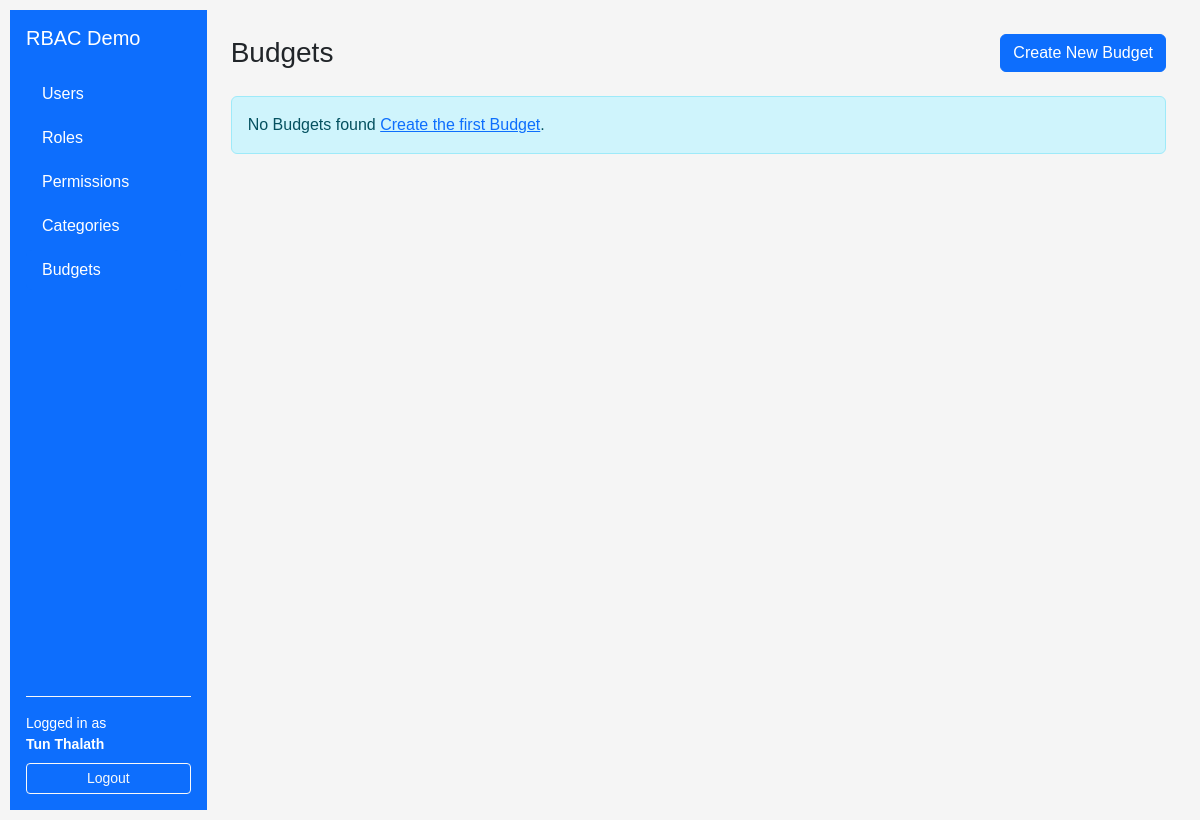
The page /budgets/ (signed in) on the database as committed earlier.
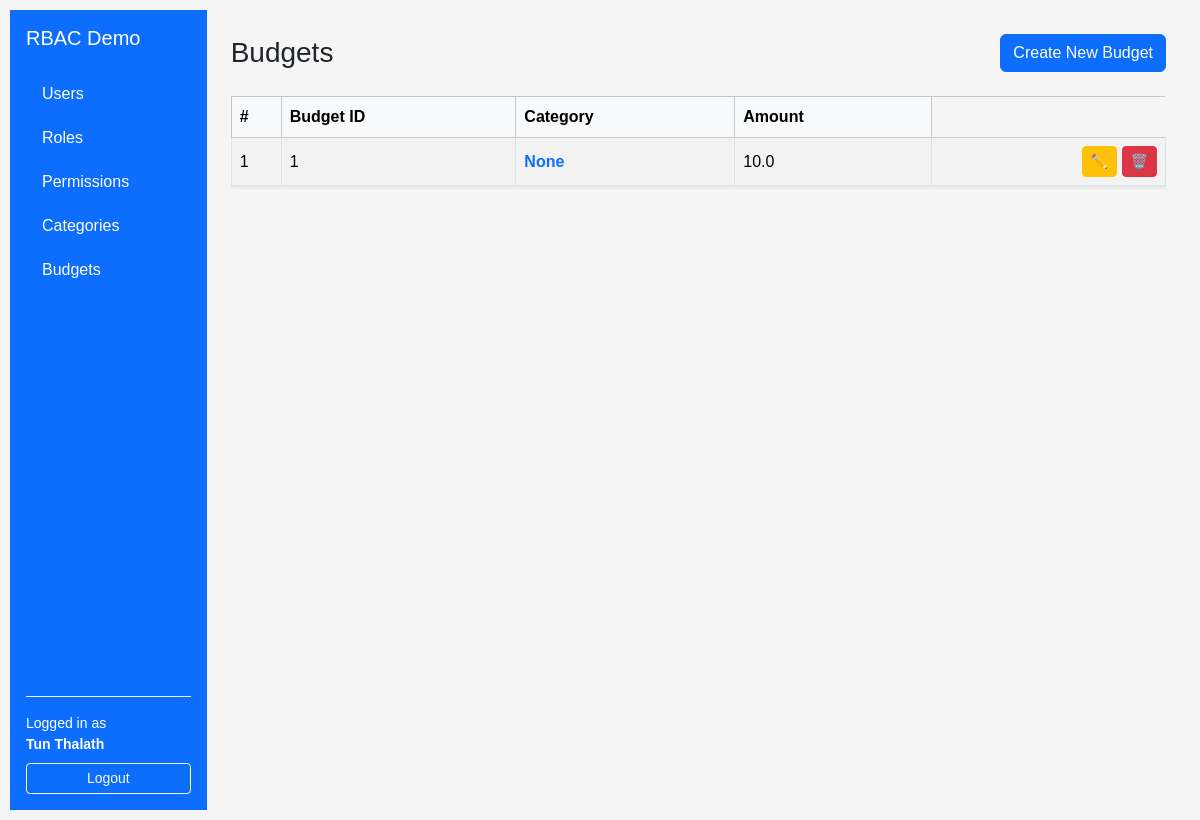
The same page on the database as committed later.
### app/models/expense_budget.py (models this page shows)
class Budget(db.Model):
    __tablename__ = "budgets"
    id = db.Column(db.Integer, primary_key=True)
    category_id = db.Column(db.Integer, db.ForeignKey("categories.id"))
    amount = db.Column(db.Float, nullable=False)
    categories = db.relationship("Category", secondary=cb, back_populates="budgets")

### app/routes/budget_routes.py (the view)
@budget_bp.route("/")
@login_required
def index():
    budgets = BS.get_all_budget()
    return render_template("budgets/index.html", budgets=budgets)

### app/services/budget_service.py (called while the page is built)
    @staticmethod
    def get_all_budget() -> List[Budget]:
        return Budget.query.order_by(Budget.id.desc()).all()

### app/templates/budgets/index.html (shortened to what this page needs)
{% extends "layouts/base.html" %}
{% block content %}
<div class="d-flex justify-content-between align-items-center mb-4">
    <h1 class="h3 mb-0">Budgets</h1>
    <a href="{{ url_for('budgets.create') }}" class="btn btn-primary">Create New Budget</a>
</div>
{% if budgets %}
<div class="table-responsive">
    <table class="table table-striped table-bordered align-middle shadow-sm">
        <thead class="table-light">
            <tr>
                <th style="width: 50px">#</th>
                <th>Budget ID</th>
                <th>Category</th>
                <th>Amount</th>
            </tr>
        </thead>
        <tbody>
            {% for budget in budgets %}
            <tr>
                <td>{{ loop.index }}</td>
                <td>{{ budget.id }}</td>
                <td>
                    <a
                    href="{{ url_for('budgets.detail', budget_id=budget.id) }}"
                    class="text-decoration-none fw-semibold"
                    >
                    {{ budget.category_id }}
                </a>
            </td>
            <td>{{ budget.amount }}</td>
                <td class="text-end">
                    <a
                        href="{{ url_for('budgets.edit', budget_id = budget.id) }}"
                        class="btn btn-sm btn-warning"
                        title="Edit"
                    >
                    ✏️
                    </a>
                    <a
                        href="{{ url_for('budgets.delete_confirm', budget_id = budget.id) }}"
                        class="btn btn-sm btn-danger"
                        title="Delete"
                    >
                    🗑️
                    </a>
                </td>
            </tr>
            {% endfor %}
        </tbody>
    </table>
</div>
{% else %}
<div class="alert alert-info">
    No Budgets found
    <a href="{{ url_for('budgets.create') }}">Create the first Budget</a>.
</div>
{% endif %}
{% endblock %}

Rows that differ between the two databases and show on the page:
added Budget: id "1", category_id "None", amount "10.0"
Other text that changed with them:
text no longer shown: "No Budgets found Create the first Budget ."
text now shown: "# Budget ID Category Amount"
